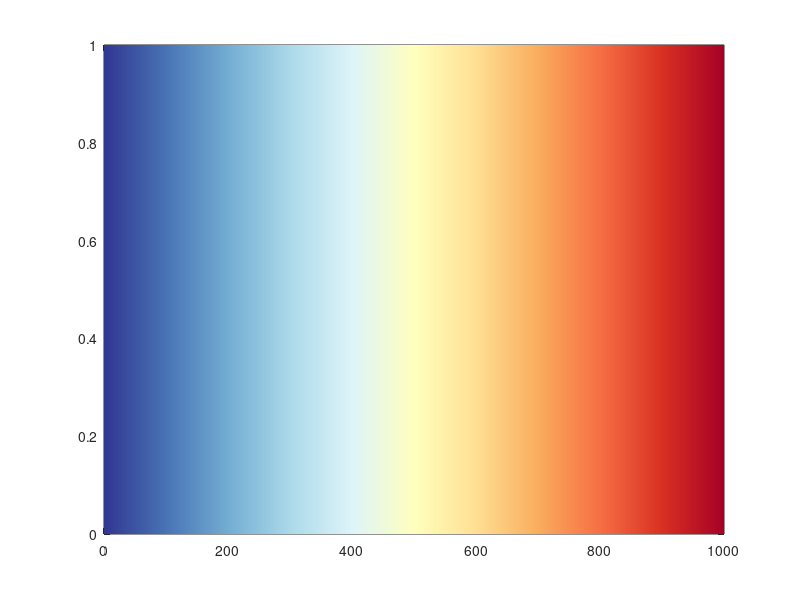

Reproduce this figure in MATLAB.
clear
clc

red_yellow_blue=[166 0 38;
    216 48 35;
    246 110 68;
    250 172 93;
    255 223 147;
    255 255 189;
    222 244 249;
    171 217 233;
    115 173 210;
    72 115 181;
    49 54 145];

blue_yellow_red=flip(red_yellow_blue,1);

index=0;
for i=1:10
    for j=0:99
        color255=[0 0 0];
        for k=1:3
            color255(k)=color255(k)+j/100*blue_yellow_red(i+1,k)+(100-j)/100*blue_yellow_red(i,k);
        end
        for k=1:3
            color255(k)=min(color255(k),255);
        end
        fill([index index+1 index+1 index],[0 0 1 1],color255/255,'LineStyle','none');hold on
        index=index+1;
    end
end

axis([0 1000 0 1])